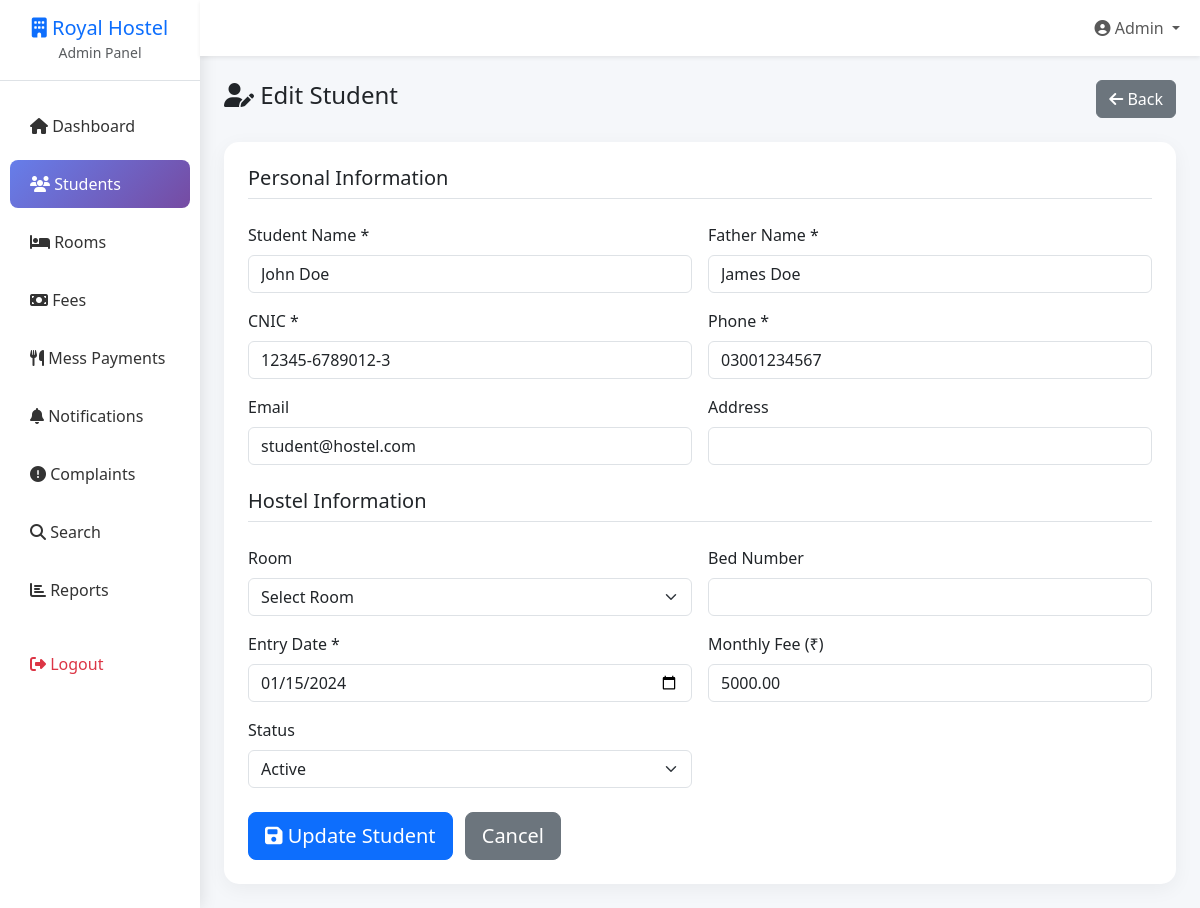
Page /edit_student.php?id=1 (signed in) on the committed database.
### tables this page shows
CREATE TABLE IF NOT EXISTS students (
    id INT PRIMARY KEY AUTO_INCREMENT,
    user_id INT UNIQUE,
    student_name VARCHAR(100) NOT NULL,
    father_name VARCHAR(100) NOT NULL,
    cnic VARCHAR(20) UNIQUE NOT NULL,
    phone VARCHAR(20) NOT NULL,
    email VARCHAR(100),
    address TEXT,
    room_id INT,
    bed_number INT,
    entry_date DATE NOT NULL,
    monthly_fee DECIMAL(10,2) DEFAULT 0.00,
    status ENUM('active', 'inactive', 'left') DEFAULT 'active',
    created_at TIMESTAMP DEFAULT CURRENT_TIMESTAMP,
    updated_at TIMESTAMP DEFAULT CURRENT_TIMESTAMP ON UPDATE CURRENT_TIMESTAMP,
    FOREIGN KEY (user_id) REFERENCES users(id) ON DELETE CASCADE,
    FOREIGN KEY (room_id) REFERENCES rooms(id) ON DELETE SET NULL
);

### edit_student.php (the view, shortened to what this page needs)
<?php
require_once '../includes/config.php';
$student_id = (int)$_GET['id'];
$stmt = $conn->prepare("SELECT * FROM students WHERE id = ?");
$stmt->bind_param("i", $student_id);
$stmt->execute();
$result = $stmt->get_result();
$student = $result->fetch_assoc();
?>
<!DOCTYPE html>
<html lang="en">
<head>
    <link href="https://cdn.jsdelivr.net/npm/bootstrap@5.3.0/dist/css/bootstrap.min.css" rel="stylesheet">
    <link rel="stylesheet" href="https://cdnjs.cloudflare.com/ajax/libs/font-awesome/6.4.0/css/all.min.css">
</head>
<body>
    <div class="container-fluid">
        <div class="row">
            <div class="col-md-2 sidebar p-0">
                <div class="p-3 text-center border-bottom">
                    <h5 class="mb-0 text-primary">
                        <i class="fas fa-building"></i> Royal Hostel
                    </h5>
                    <small class="text-muted">Admin Panel</small>
                </div>
                <ul class="nav flex-column mt-3">
                    <li class="nav-item">
                        <a href="index.php" class="nav-link">
                            <i class="fas fa-home"></i> Dashboard
                        </a>
                    </li>
                    <li class="nav-item">
                        <a href="students.php" class="nav-link active">
                            <i class="fas fa-users"></i> Students
                        </a>
                    </li>
                    <li class="nav-item">
                        <a href="rooms.php" class="nav-link">
                            <i class="fas fa-bed"></i> Rooms
                        </a>
                    </li>
                    <li class="nav-item">
                        <a href="fees.php" class="nav-link">
                            <i class="fas fa-money-bill"></i> Fees
                        </a>
                    </li>
                    <li class="nav-item">
                        <a href="mess_payments.php" class="nav-link">
                            <i class="fas fa-utensils"></i> Mess Payments
                        </a>
                    </li>
                    <li class="nav-item">
                        <a href="notifications.php" class="nav-link">
                            <i class="fas fa-bell"></i> Notifications
                        </a>
                    </li>
                    <li class="nav-item">
                        <a href="complaints.php" class="nav-link">
                            <i class="fas fa-exclamation-circle"></i> Complaints
                        </a>
                    </li>
                    <li class="nav-item">
                        <a href="search.php" class="nav-link">
                            <i class="fas fa-search"></i> Search
                        </a>
                    </li>
                    <li class="nav-item">
                        <a href="reports.php" class="nav-link">
                            <i class="fas fa-chart-bar"></i> Reports
                        </a>
                    </li>
                    <li class="nav-item mt-3">
                        <a href="logout.php" class="nav-link text-danger">
                            <i class="fas fa-sign-out-alt"></i> Logout
                        </a>
                    </li>
                </ul>
            </div>
            <div class="col-md-10 p-0">
                <nav class="navbar navbar-expand-lg navbar-light bg-white shadow-sm">
                    <div class="container-fluid">
                        <div class="collapse navbar-collapse" id="navbarNav">
                            <ul class="navbar-nav ms-auto">
                                <li class="nav-item dropdown">
                                    <a class="nav-link dropdown-toggle" href="#" id="navbarDropdown" role="button" data-bs-toggle="dropdown">
                                        <i class="fas fa-user-circle"></i> <?php echo ucfirst($_SESSION['username']); ?>
                                    </a>
                                </li>
                            </ul>
                        </div>
                    </div>
                </nav>
                <div class="p-4">
                    <div class="d-flex justify-content-between align-items-center mb-4">
                        <h4><i class="fas fa-user-edit"></i> Edit Student</h4>
                        <a href="students.php" class="btn btn-secondary">
                            <i class="fas fa-arrow-left"></i> Back
                        </a>
                    </div>
                    <div class="form-card">
                        <div class="card-body p-4">
                            <form method="POST" action="">
                                <h5 class="mb-4 border-bottom pb-2">Personal Information</h5>
                                <div class="row g-3">
                                    <div class="col-md-6">
                                        <label class="form-label">Student Name *</label>
                                        <input type="text" class="form-control" name="student_name" value="<?php echo htmlspecialchars($student['student_name']); ?>" required>
                                    </div>
                                    <div class="col-md-6">
                                        <label class="form-label">Father Name *</label>
                                        <input type="text" class="form-control" name="father_name" value="<?php echo htmlspecialchars($student['father_name']); ?>" required>
                                    </div>
                                    <div class="col-md-6">
                                        <label class="form-label">CNIC *</label>
                                        <input type="text" class="form-control" name="cnic" value="<?php echo htmlspecialchars($student['cnic']); ?>" required>
                                    </div>
                                    <div class="col-md-6">
                                        <label class="form-label">Phone *</label>
                                        <input type="text" class="form-control" name="phone" value="<?php echo htmlspecialchars($student['phone']); ?>" required>
                                    </div>
                                    <div class="col-md-6">
                                        <label class="form-label">Email</label>
                                        <input type="email" class="form-control" name="email" value="<?php echo htmlspecialchars($student['email'] ?? ''); ?>">
                                    </div>
                                    <div class="col-md-6">
                                        <label class="form-label">Address</label>
                                        <input type="text" class="form-control" name="address" value="<?php echo htmlspecialchars($student['address'] ?? ''); ?>">
                                    </div>
                                </div>
                                <h5 class="mb-4 mt-4 border-bottom pb-2">Hostel Information</h5>
                                <div class="row g-3">
                                    <div class="col-md-6">
                                        <label class="form-label">Room</label>
                                        <select class="form-select" name="room_id" id="room_id">
                                            <option value="">Select Room</option>
                                        </select>
                                    </div>
                                    <div class="col-md-6">
                                        <label class="form-label">Bed Number</label>
                                        <input type="number" class="form-control" name="bed_number" value="<?php echo $student['bed_number']; ?>" min="1">
                                    </div>
                                    <div class="col-md-6">
                                        <label class="form-label">Entry Date *</label>
                                        <input type="date" class="form-control" name="entry_date" value="<?php echo $student['entry_date']; ?>" required>
                                    </div>
                                    <div class="col-md-6">
                                        <label class="form-label">Monthly Fee (₹)</label>
                                        <input type="number" class="form-control" name="monthly_fee" step="0.01" value="<?php echo $student['monthly_fee']; ?>">
                                    </div>
                                    <div class="col-md-6">
                                        <label class="form-label">Status</label>
                                        <select class="form-select" name="status">
                                            <option value="active" <?php echo ($student['status'] == 'active') ? 'selected' : ''; ?>>Active</option>
                                        </select>
                                    </div>
                                </div>
                                <div class="mt-4">
                                    <button type="submit" class="btn btn-primary btn-lg">
                                        <i class="fas fa-save"></i> Update Student
                                    </button>
                                    <a href="students.php" class="btn btn-secondary btn-lg ms-2">Cancel</a>
                                </div>
                            </form>
                        </div>
                    </div>
                </div>
            </div>
        </div>
    </div>
</body>
</html>

### edit_student.php (style rules this page uses)
:root { --primary-color: #667eea; --secondary-color: #764ba2; }
body { background: #f5f7fa; }
.sidebar { background: white; min-height: 100vh; box-shadow: 2px 0 15px rgba(0, 0, 0, 0.1); }
.sidebar .nav-link { color: #333; padding: 12px 20px; border-radius: 8px; margin: 5px 10px; transition: all 0.3s; }
.sidebar .nav-link:hover, .sidebar .nav-link.active { background: linear-gradient(135deg, var(--primary-color), var(--secondary-color)); color: white; }
.form-card { background: white; border-radius: 15px; box-shadow: 0 5px 20px rgba(0, 0, 0, 0.05); }

### rows in the picture
students: student_name "John Doe", father_name "James Doe", cnic "12345-6789012-3", phone "03001234567", email "student@hostel.com", entry_date "01/15/2024", monthly_fee "5000.00", status "Active"

### other values in the picture
$_SESSION['username'] "Admin"
